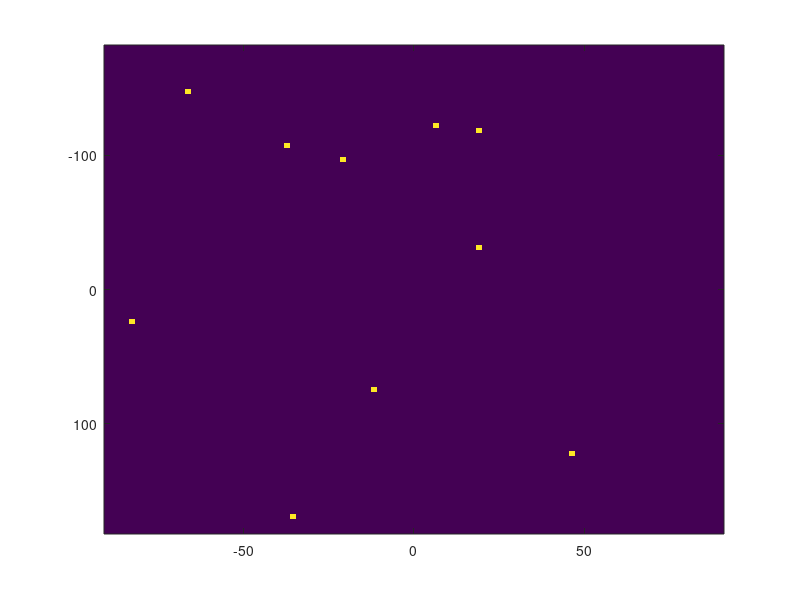

This chart was generated by the following MATLAB code: (Note: this script raises an error after producing the figure.)
clear;
close all;

TEX_RES_IN_LAT = 100;
TEX_RES_IN_LON = 100;
SPIKES = 10;
TESTPOINTS = 500000;

% Form the spikes by multiplying the matrices with the function required. We want the spikes to cover around 10 degrees of arc, which means pi/20, we also want them to be about an unit distance high, so multiply by that scale
ANGULAR_SCALE_VARIANCE = 0.2;
ANGULAR_SCALE = pi/20+ANGULAR_SCALE_VARIANCE;
SCALE = (1/ANGULAR_SCALE)*2;

% To counter accuracy difference in latitude and longtitude, let's sample both when determining whether a point is inside or outside
tex_lalo = zeros(TEX_RES_IN_LAT,TEX_RES_IN_LON);
%tex_lola = zeros(TEX_RES_IN_LON,TEX_RES_IN_LAT);

% Beginning of texture generation
% First uniform distribution of points on ball surface, algorithm from Marsaglia (1972)
ii=1;
while (ii<=SPIKES)
	temp = rand(1,2)*2-1;
	if(sqrt(sum(temp.^2))<1)
		x = 2*temp(1)*sqrt(1-sum(temp.^2));
		y = 2*temp(2)*sqrt(1-sum(temp.^2));
		z = 1-2*sum(temp.^2);
		% We only want the spikes on the top half, discard any that are lower than z=0
%		if(z>0)
			coords(ii,1) = x;
			coords(ii,2) = y;
			coords(ii,3) = z;
			ii = ii+1;
%		end
	end
end

% Map points to dots in the texture matrices, as pseudo as possible
for ii=1:SPIKES
	x = coords(ii,1);
	y = coords(ii,2);
	z = coords(ii,3);
	coords_ll(ii,1) = acos(z/sqrt(x^2+y^2+z^2));
	coords_ll(ii,2) = atan2(y,x);
	% Randomize point intensity
	coords_ll(ii,3) = rand()*ANGULAR_SCALE_VARIANCE;
	% debug, check if everything is correct, map the point to the textures
	lat = TEX_RES_IN_LAT*coords_ll(ii,1)/pi;
	lon = TEX_RES_IN_LON*(pi+coords_ll(ii,2))/(2*pi);
	if((ceil(lat)<=TEX_RES_IN_LAT)&&(ceil(lon)<=TEX_RES_IN_LON))	
		tex_lalo(ceil(lat),ceil(lon))=1;
%		tex_lola(ceil(lon),ceil(lat))=1;
	else
		break
	end
end

% degub, test that the distribution is uniform at this point
figure
imagesc([-90:90], [-180:180], tex_lalo');
%figure
%imagesc([-180:180], [-90:90], tex_lola');

%pause

% Initialize matrices to be more than any angular distance
tex_lalo(:,:) = 2*pi;
%tex_lola(:,:) = 2*pi;

% The following operation is heavy and n*m, where n is the amount of pixels in the textures and m is the amount of spikes we want
% Using the list of points, filter the texture matrices by going over every point, finding the closest spike point, calculating angular distance and normalizing spike falloff as a function of that distance
for ii=1:TEX_RES_IN_LAT
	for jj=1:TEX_RES_IN_LON
		lat = pi*ii/TEX_RES_IN_LAT;
		lon = 2*pi*jj/TEX_RES_IN_LON-pi;
		dist = find_angular_distance_to_closest_point_in_ll(lat,lon,coords_ll);
		if(dist<tex_lalo(ii,jj)) tex_lalo(ii,jj) = dist; end
	end
end
%for ii=1:TEX_RES_IN_LON
%	for jj=1:TEX_RES_IN_LAT
%		lat = pi*jj/TEX_RES_IN_LAT;
%		lon = pi*ii/TEX_RES_IN_LON-pi/2;
%		dist = find_angular_distance_to_closest_point_in_ll(lat,lon,coords_ll);
%		if(dist<tex_lola(ii,jj)) tex_lola(ii,jj) = dist; end
%	end
%end


figure
imagesc([-90:90], [-180:180], tex_lalo');
%figure
%imagesc([-180:180], [-90:90], tex_lola');

tex_lalo = SCALE*max(ANGULAR_SCALE-tex_lalo, 0);
%tex_lola = SCALE*max(ANGULAR_SCALE-tex_lola, 0);

figure
imagesc([-90:90], [-180:180], tex_lalo');
%figure
%imagesc([-180:180], [-90:90], tex_lola');

% Test the form. Monte Carlo point accumulation inside/outside the shape, look at the accumulating shape in plot3 inside an unit box going from -2,-2 to 2,2. As pseudo as possible.
points = [];
jj=1;
for ii=1:TESTPOINTS
	testp = 4*(rand(1,3)-0.5);
	x = testp(1);
	y = testp(2);
	z = testp(3);
	c_lat = acos(z/sqrt(x^2+y^2+z^2));
	c_lon = atan(y/x);
	c_r = sqrt(sum(testp.^2));
	% Transform coordinates to coordinates inside textures
	lat = TEX_RES_IN_LAT*c_lat/pi;
	lon = TEX_RES_IN_LON*(pi/2+c_lon)/pi;
	% Check if point is inside & near the shell surface
	if((z>=0)&&(c_r> 0.95)&&(lat>-0.1)&&(c_r<tex_lalo(ceil(lat),ceil(lon))+1))
		points(jj,:) = testp;
		jj=jj+1;
	end
	% Transform coordinates to coordinates inside textures if we co directly up towards the sphere
	r_xy = sqrt(x^2+y^2);
	c_lat2 = asin(r_xy);
	h = sin(pi/2-asin(r_xy));
	lat2 = TEX_RES_IN_LAT*c_lat2/pi;
	if((z<0)&&(c_r> 0.95)&&(r_xy<1)&&(z>-tex_lalo(ceil(lat2),ceil(lon))-h))
		points(jj,:) = testp;
		jj=jj+1;
	end
end

figure
plot3(points(:,1),points(:,2),points(:,3),'k.');